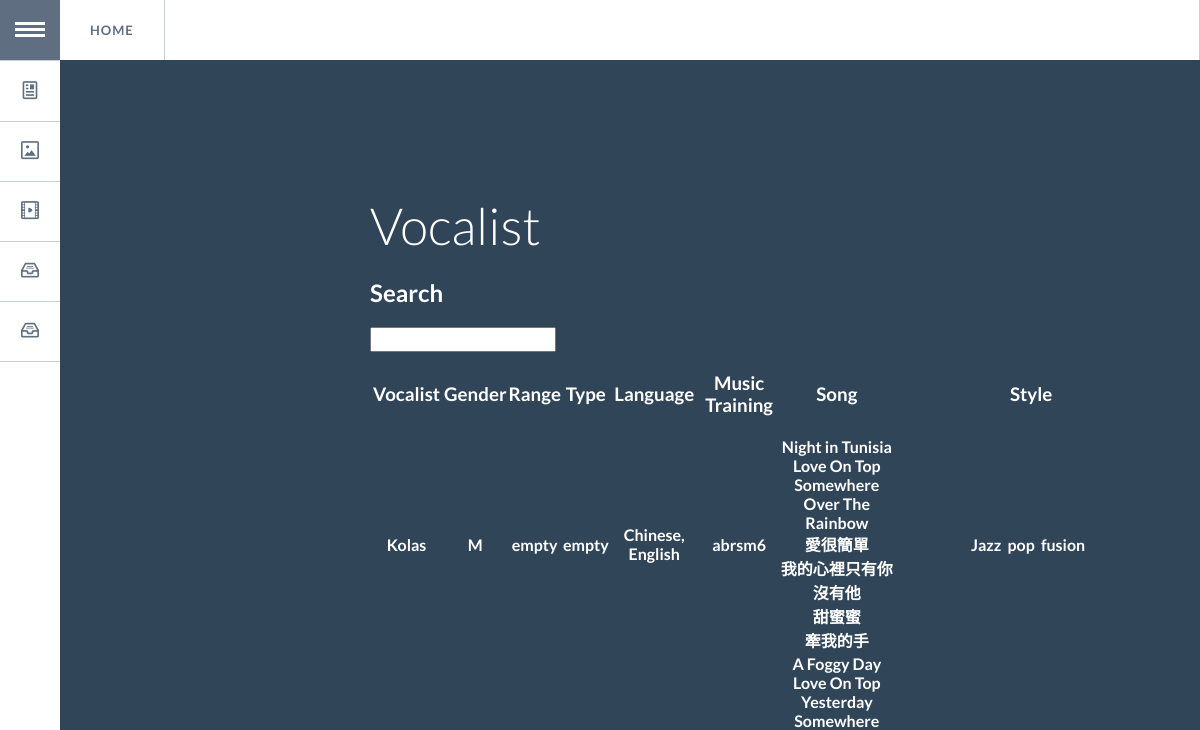
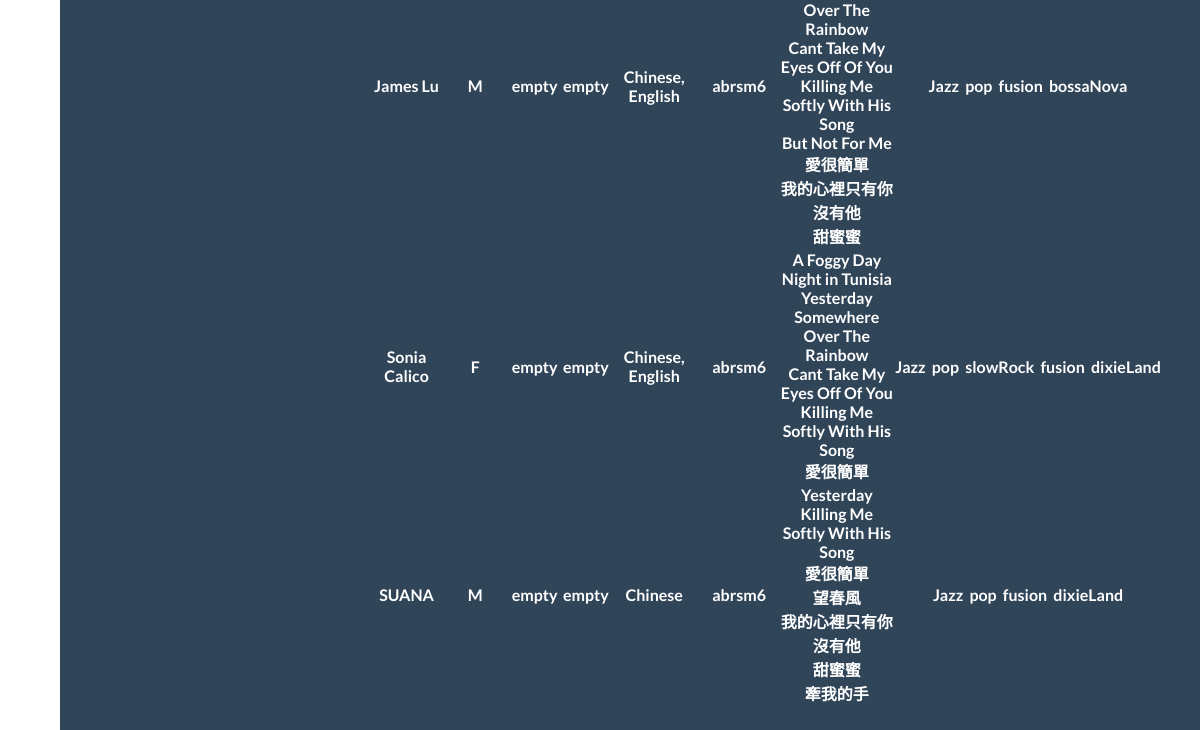
Page /vocalist/ on the earlier database version (2 pictures, top to bottom).
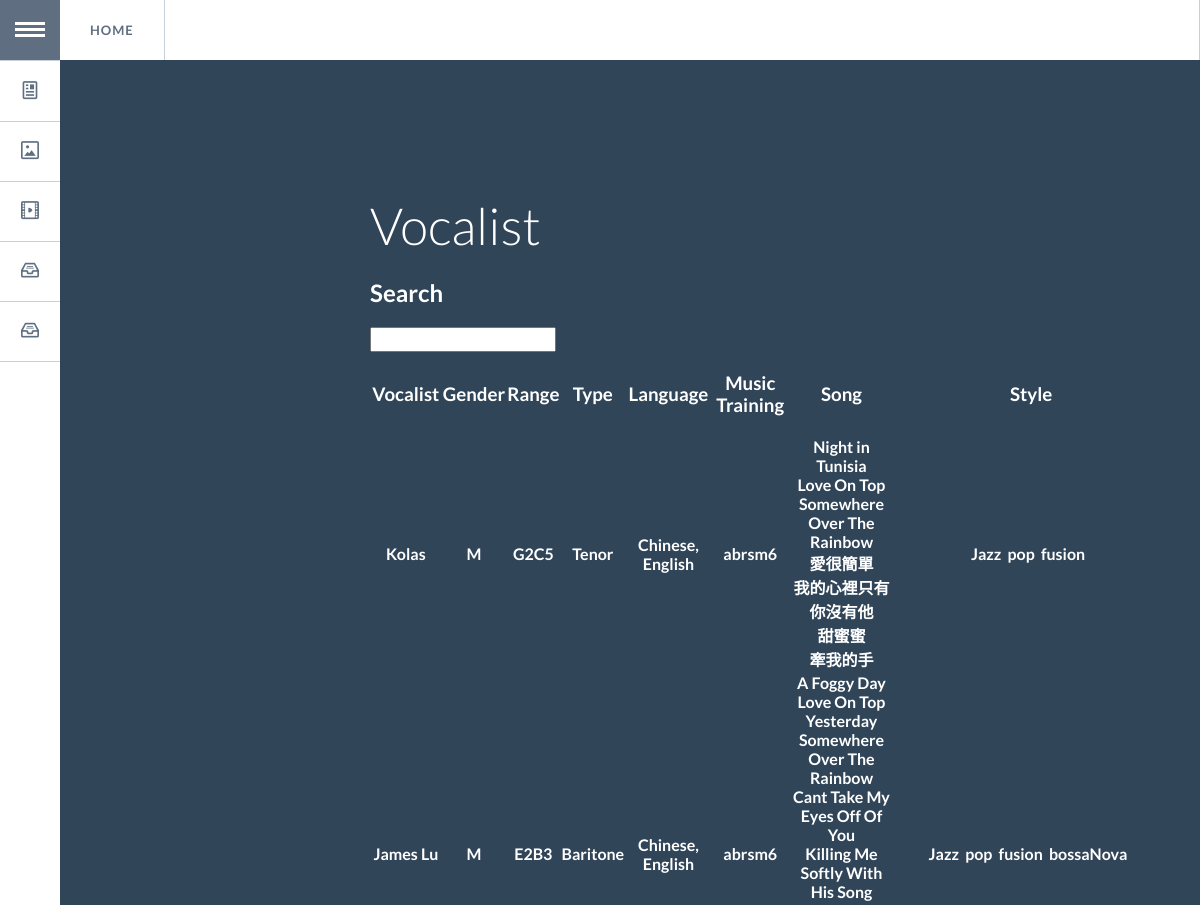
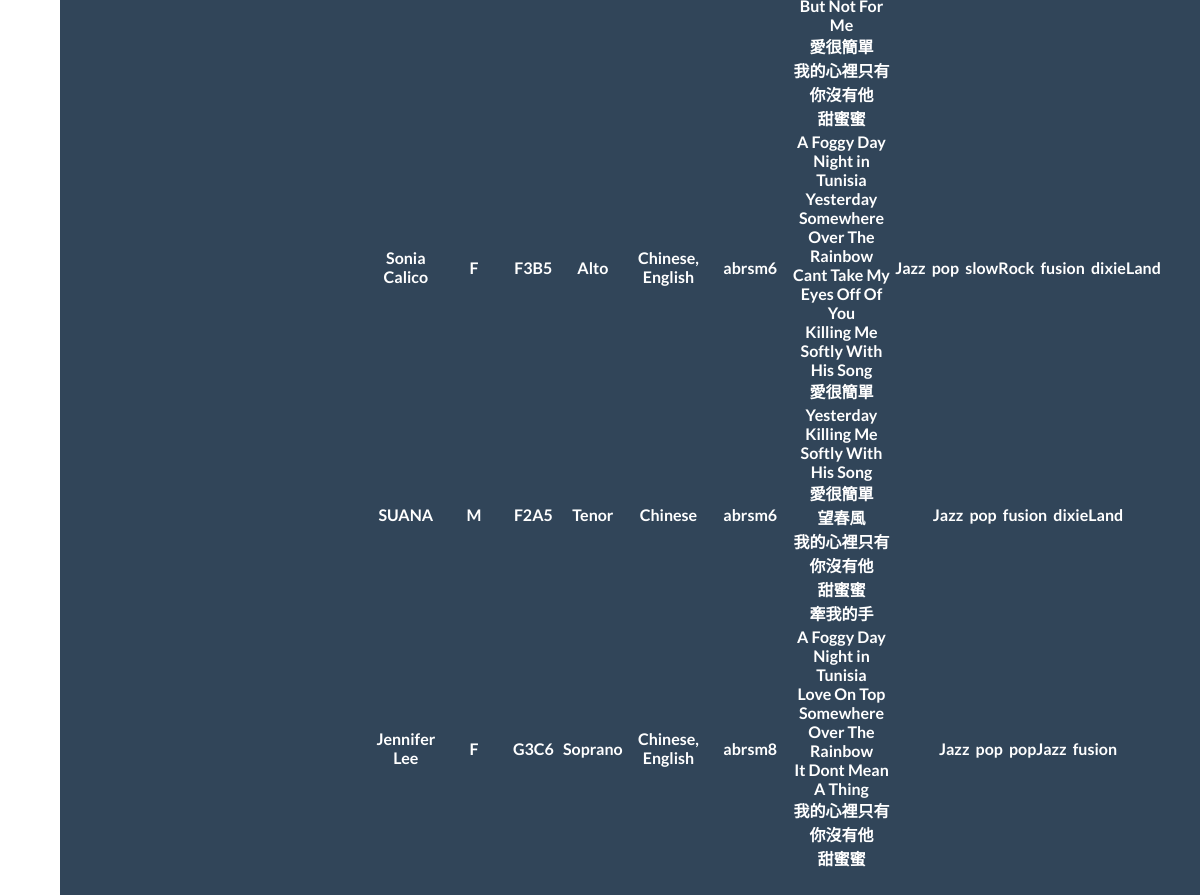
Same page on the later database version (2 pictures, top to bottom).
### singer/models.py (models this page shows, shortened)
class Vocalist(models.Model):
	VID = models.AutoField(primary_key = True)
	VName = models.CharField(max_length = 100)
	Gender = models.CharField(max_length = 100)
	Vocal_Range = models.CharField(max_length = 100)
	Vocal_Type = models.CharField(max_length = 100)
	Language = models.CharField(max_length = 100)
	Music_Training = models.CharField(max_length = 100)
	Song = models.ManyToManyField(Song)
	Style = models.ManyToManyField(Style)

class Song(models.Model):
	SID = models.AutoField(primary_key = True)
	SName = models.CharField(max_length = 100)
	Language = models.CharField(max_length = 100)
	Composer = models.CharField(max_length = 100)
	Tonality = models.CharField(max_length = 100)
	Verion = models.CharField(max_length = 100)
	Style = models.ManyToManyField(Style)

class Style(models.Model):
	SID = models.AutoField(primary_key = True)
	SName = models.CharField(max_length = 100)

### singer/views.py (the view)
# urls.py: url(r'^vocalist/', vocalist),
def vocalist(request):
    Voc_list = Vocalist.objects.all()
    if 'search' in request.GET:
        q = request.GET['search']
        S_Song_list = Vocalist.objects.filter(VName__icontains=q)|Vocalist.objects.filter(Gender__icontains=q)|Vocalist.objects.filter(Vocal_Range__icontains=q)|Vocalist.objects.filter(Vocal_Type__icontains=q)|Vocalist.objects.filter(Language__icontains=q)|Vocalist.objects.filter(Music_Training__icontains=q)
        return render(request, 'vocalist.html', {'Voc_list': S_Song_list})
    else:
        return render(request, 'vocalist.html', {'Voc_list': Voc_list})

### templates/vocalist.html (shortened to what this page needs)
<!DOCTYPE html>
<html lang="en" class="no-js">
	<head>
		<link rel="stylesheet" type="text/css" href="/static/css/normalize.css" />
		<link rel="stylesheet" type="text/css" href="/static/css/demo.css" />
		<link rel="stylesheet" type="text/css" href="/static/css/component.css" />
	</head>
	<body>
		<div class="container">
			<ul id="gn-menu" class="gn-menu-main">
				<li class="gn-trigger" style="float: left">
					<a class="gn-icon gn-icon-menu"><span>Menu</span></a>
					<nav class="gn-menu-wrapper">
						<div class="gn-scroller">
							<ul class="gn-menu">
								<li><a href="/song/" class="gn-icon gn-icon-article">Song</a></li>
								<li><a href="/style/" class="gn-icon gn-icon-pictures">Style</a></li>
								<li><a href="/performance/" class="gn-icon gn-icon-videos">Performance</a></li>
								<li><a href="/vocalist/" class="gn-icon gn-icon-archive">Vocalist</a></li>
								<li><a href="/instrumentalist/" class="gn-icon gn-icon-archive">Instrumentalist</a></li>
							</ul>
						</div>
					</nav>
				</li>
				<li><a href="/">Home</a></li>
			</ul>
			<header>
				<h1>Vocalist</h1>
				<h2>Search</h2>
			     <form action="" method="get">
						<input type="text" name="search">
					</form>
		<div>
			<table>
		  		<tr>
		    		<th><h3>Vocalist</h3></th>
		    		<th><h3>Gender</h3></th>
		    		<th><h3>Range</h3></th>
					  <th><h3>Type</h3></th>
					  <th><h3>Language</h3></th>
					  <th><h3>Music Training</h3></th>
						<th><h3>Song</h3></th>
						<th><h3>Style</h3></th>
		  		</tr>
					{% for voc in Voc_list %}
		  		<tr>
					<th>{{ voc.VName }}</th>
					<th>{{ voc.Gender }}</th>
					<th>{{ voc.Vocal_Range }}</th>
					<th>{{ voc.Vocal_Type }}</th>
					<th>{{ voc.Language }}</th>
					<th>{{ voc.Music_Training }}</th>
					<th>{% for song in voc.Song.all %}{{ song.SName }}</br>{% endfor %}</th>
					<th>{% for style in voc.Style.all %}{{ style.SName }}&nbsp&nbsp{% endfor %}</th>
		  		</tr>
				{% endfor %}
			</table>
		</div>
			</header>
		</div>
	</body>
</html>

Differences in the rows shown:
changed Vocalist "Kolas": Vocal_Range "empty" → "G2C5"; Vocal_Type "empty" → "Tenor"
changed Vocalist "James Lu": Vocal_Range "empty" → "E2B3"; Vocal_Type "empty" → "Baritone"
changed Vocalist "Sonia Calico": Vocal_Range "empty" → "F3B5"; Vocal_Type "empty" → "Alto"
changed Vocalist "SUANA": Vocal_Range "empty" → "F2A5"; Vocal_Type "empty" → "Tenor"
added Vocalist: VName "Jennifer Lee", Gender "F", Vocal_Range "G3C6", Vocal_Type "Soprano", Language "Chinese, English", Music_Training "abrsm8", Song (SName "A Foggy Day"), Song (SName "Night in Tunisia"), Song (SName "Love On Top"), Song (SName "Somewhere Over The Rainbow"), Song (SName "我的心裡只有你沒有他"), Song (SName "甜蜜蜜"), Style (SName "Jazz"), Style (SName "pop"), Style (SName "fusion")
now on this page (row unchanged): Song: SName "It Dont Mean A Thing", shown under "Jennifer Lee"
now on this page (row unchanged): Style: SName "popJazz", shown under "Jennifer Lee"
